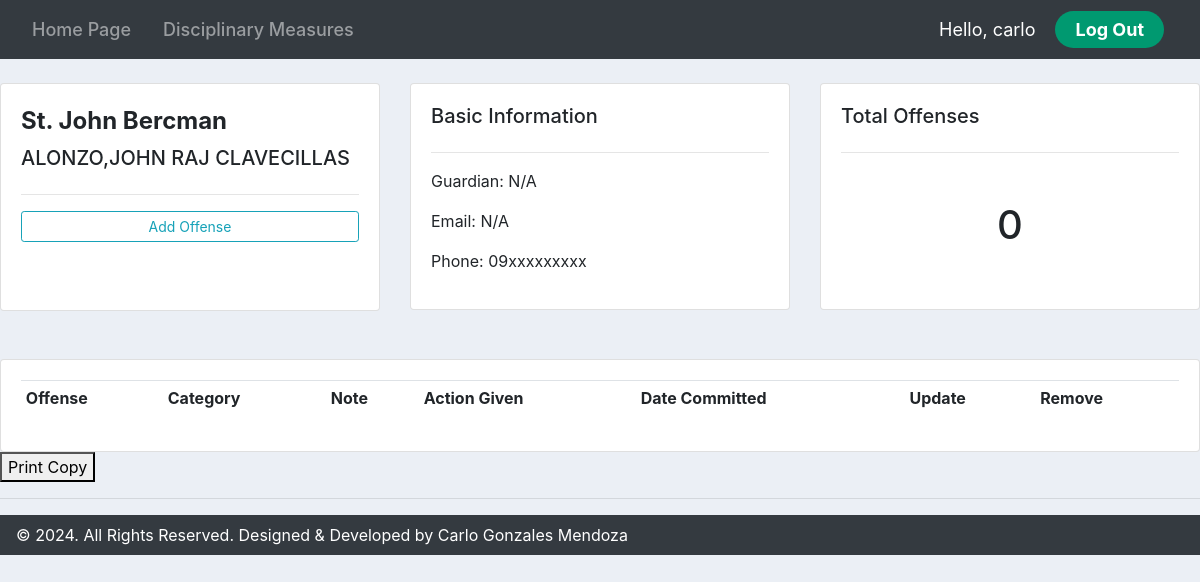
Page /berchmanprofile/2/ (signed in) on the committed database.
### accounts/models.py (models this page shows, shortened)
class BerchmanStudent(models.Model):
    name = models.CharField(max_length=200, null=True)
    phone = models.CharField(max_length=200, null=True)
    email = models.CharField(max_length=200, null=True)
    guardian = models.CharField(max_length=200, null=True)
    date_created = models.DateTimeField(auto_now_add=True, null=True)

### accounts/views.py (the view)
# urls.py: path('berchmanprofile/<str:pk_test>/', views.berchmanprofile, name='berchmanprofile'),
@login_required(login_url='login')
def berchmanprofile(request, pk_test):
    berchmanstudents = BerchmanStudent.objects.get(id=pk_test)
    berchmanoffenses = berchmanstudents.berchmanoffense_set.all()
    offense_count = berchmanoffenses.count()
    context = {'students': berchmanstudents, 'offenses': berchmanoffenses, "offense_count": offense_count,}
    return render(request, 'accounts/berchmanprofile.html', context)

### accounts/templates/accounts/berchmanprofile.html (shortened to what this page needs)
{% extends 'accounts/main.html' %}
{% block content %}
<br>
<div class="row">
    <div class="col-md">
        <div class="card card-body">
            <h5 style="font-size: 24px; font-weight: 700; line-height: 34px;">St. John Bercman</h5>
            <h5>{{students.name}}</h5>
            <hr>
            <a class="btn btn-outline-info  btn-sm btn-block" href="{% url 'berchmancreate_offense' students.id %}">Add Offense</a>
            <br><br>
        </div>
    </div>
    <div class="col-md">
        <div class="card card-body">
            <h5>Basic Information</h5>
            <hr>
            <p style="padding: 0.01px">Guardian: {{students.guardian}}</p>
            <p style="padding: 0.01px">Email: {{students.email}}</p>
            <p style="padding: 0.01px">Phone: {{students.phone}}</p>
        </div>
    </div>
    <div class="col-md">
        <div class="card card-body">
            <h5>Total Offenses</h5>
            <hr>
            <h1 style="text-align: center;padding: 32px">{{offense_count}}</h1>
        </div>
    </div>
</div>
<br>
<br>
<div class="row">
    <div class="col-md">
        <div class="card card-body">
            <table class="table table-sm">
                <tr>
                    <th>Offense</th>
                    <th>Category</th>
                    <th>Note</th>
                    <th>Action Given</th>
                    <th>Date Committed</th>
                    <th>Update</th>
                    <th>Remove</th>
                </tr>
            </table>
        </div>
    </div>
</div>
<button onclick="window.print()">Print Copy</button>
{% endblock %}

### accounts/templates/accounts/navbar.html (shortened to what this page needs)
{% load static %}
<nav class="navbar navbar-expand-lg navbar-dark bg-dark">
    <div class="collapse navbar-collapse" id="navbarNav">
      <ul class="navbar-nav justify-content-center flex-grow-1 pe-3">
        <li class="nav-item">
          <a class="nav-link mx-lg-2" href="{% url 'homepage' %}">Home Page</a>
        </li>
        <li class="nav-item">
          <a class="nav-link mx-lg-2" href="{% url 'products' %}">Disciplinary Measures</a>
        </li>
      </ul>
    </div>
    <span class="hello-msg">Hello, {{request.user}}</span>
    <span ><a class="hello-log" href="{% url 'logout' %}">Log Out</a></span>
  </nav>

### static/css/main.css (style rules this page uses)
body { background-color: #ebeff5; }

### accounts/templates/accounts/navbar.html (style rules this page uses)
.hello-msg { font-size: 18px; color: #fff; margin-right: 20px; }
.hello-log { margin-right: 20px; background-color: #009970; color: #fff; font-size: 18px; padding: 8px 20px; border-radius: 50px; text-decoration: none; transition: 0.3s; font-weight: 700; }
.nav-link { font-size: 18px; color: #ffffff; font-weight: 500; position: relative; }
.nav-link::before { content: ""; position: absolute; bottom: 0; left: 50%; transform: translateX(-50%); width: 0%; height: 2px; background-color: #009970; visibility: hidden; transition: 0.3s ease-in-out; }

### rows in the picture
BerchmanStudent: name "ALONZO,JOHN RAJ CLAVECILLAS", guardian "N/A", email "N/A", phone "09xxxxxxxxx"

### other values in the picture
{{ request.user }} "carlo"
{{ offense_count }} "0"
